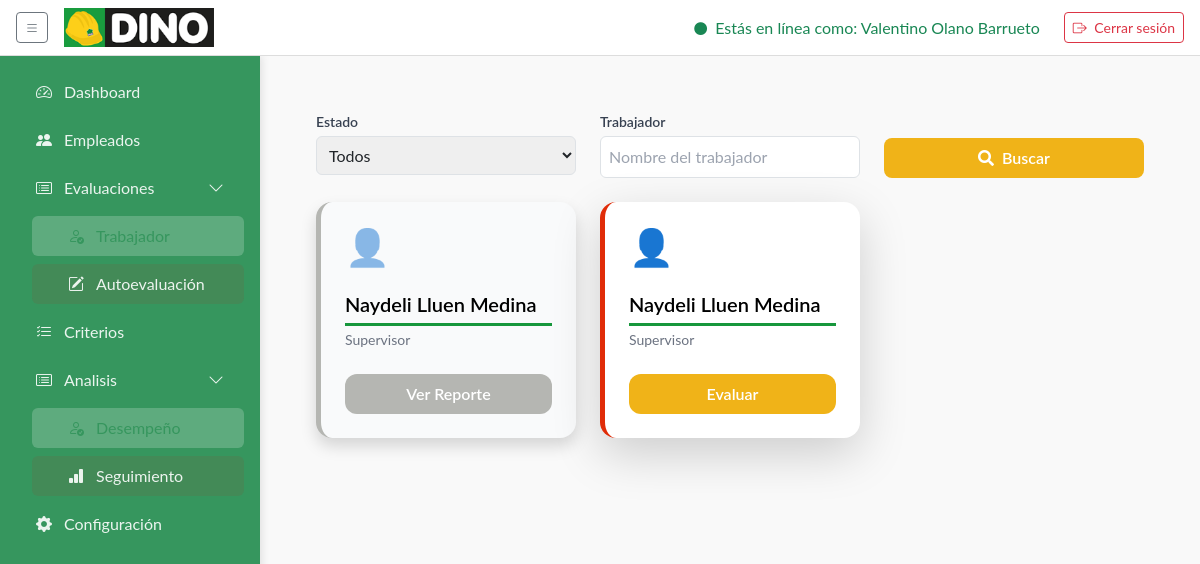
/evaluaciones/ (signed in), run on the app's committed database.
### core/models.py (models this page shows, shortened)
class Usuario(AbstractUser):
    """
    Modelo personalizado para el usuario, heredando de AbstractUser.
    Este modelo ahora solo contiene los campos estándar del usuario.
    """

class EvaluacionTrabajador(models.Model):
    ESTADOS = [
        ('PENDIENTE', 'Pendiente'),
        ('EN_PROGRESO', 'En progreso'),
        ('COMPLETADA', 'Completada'),
    ]
    evaluador = models.ForeignKey(settings.AUTH_USER_MODEL, on_delete=models.CASCADE, related_name='evaluaciones_realizadas')
    evaluado = models.ForeignKey(settings.AUTH_USER_MODEL, on_delete=models.CASCADE, related_name='evaluaciones_recibidas')
    fecha_creacion = models.DateTimeField(default=timezone.now)
    fecha_activacion = models.DateTimeField(default=timezone.now)
    estado = models.CharField(max_length=20, choices=ESTADOS, default='PENDIENTE')
    observaciones = models.TextField(blank=True, null=True)

class Trabajador(models.Model):
    user = models.OneToOneField(settings.AUTH_USER_MODEL, on_delete=models.CASCADE, related_name='trabajador', null=True, blank=True)
    puesto = models.ForeignKey(Puesto, on_delete=models.SET_NULL, null=True, blank=True)
    telefono = models.CharField(max_length=20, blank=True)
    direccion = models.CharField(max_length=200, blank=True)

class Puesto(models.Model):
    nombre = models.CharField(max_length=50, unique=True)
    descripcion = models.TextField(blank=True, null=True)

### core/views.py (the view, shortened to what this page needs)
@login_required
def lista_evaluaciones(request):
    user = request.user
    try:
        perfil = user.trabajador
    except (Trabajador.DoesNotExist, AttributeError):
        return render(request, 'sin_permiso.html', status=403)
    puesto = perfil.puesto
    puesto_nombre = puesto.nombre.lower() if puesto else ''
    periodo = PeriodoEvaluacion.objects.filter(puesto=puesto, estado="Activo").first()
    periodo_activo = periodo is not None
    if not periodo_activo:
        return render(request, 'sin_periodo_activo.html')  # Asegúrate de crear esta plantilla
    if puesto_nombre == 'supervisor':
        candidatos = ['vendedor', 'cajero', 'almacen']
        empleados = Trabajador.objects.filter(
            puesto__nombre__in=candidatos
        ).exclude(user=user)
    elif puesto_nombre == 'gerente':
        empleados = Trabajador.objects.filter(
            puesto__nombre__iexact='supervisor'  # Comparación insensible a mayúsculas/minúsculas
        ).exclude(user=user)  # Excluir al propio gerente
    else:
        empleados = Trabajador.objects.none()
    for emp in empleados:
        evaluacion_existente = EvaluacionTrabajador.objects.filter(
            evaluador=user,
            evaluado=emp.user,
            fecha_activacion=periodo.fecha_inicio).first()
    estado = request.GET.get('estado', '')
    trabajador = request.GET.get('trabajador', '')
    evaluaciones = EvaluacionTrabajador.objects.filter(evaluador=user)
    if estado:
        evaluaciones = evaluaciones.filter(estado=estado)
    if trabajador:
        evaluaciones = evaluaciones.filter(
            evaluado__username__icontains=trabajador)
    return render(request, 'lista_evaluaciones.html', {
        'evaluaciones': evaluaciones,
        'periodo': periodo,
        'periodo_activo': periodo_activo,
        'estado': estado,
        'trabajador': trabajador,
    })

### templates/lista_evaluaciones.html (shortened to what this page needs)
{% extends "base/base.html" %}
{% load static %}
{% block extra_css %}
  <script src="https://cdn.tailwindcss.com"></script>
  <link href="https://cdnjs.cloudflare.com/ajax/libs/font-awesome/5.15.3/css/all.min.css" rel="stylesheet">
{% endblock %}
{% block content %}
<div class="max-w-7xl mx-auto px-6 py-6">
  <form method="get" class="mb-4">
    <div class="grid grid-cols-1 md:grid-cols-3 gap-4">
      <div>
        <label for="estado" class="block text-sm font-semibold text-gray-700 mb-1">Estado</label>
        <select name="estado" id="estado" class="w-full border border-gray-300 rounded-md p-2 focus:ring-2 focus:ring-[#36965e]">
          <option value="">Todos</option>
        </select>
      </div>
      <div>
        <label for="trabajador" class="block text-sm font-semibold text-gray-700 mb-1">Trabajador</label>
        <input type="text" name="trabajador" id="trabajador" value="{{ trabajador }}" class="w-full border border-gray-300 rounded-md p-2 focus:ring-2 focus:ring-[#36965e]" placeholder="Nombre del trabajador">
      </div>
      <div class="flex items-end">
        <button type="submit" class="w-full bg-[#F0B318] text-white font-semibold py-2 rounded-lg hover:bg-[#2d7e4d] transition flex items-center justify-center">
          <i class="fas fa-search mr-2"></i> Buscar
        </button>
      </div>
    </div>
  </form>
  <div class="grid gap-6 grid-cols-1 sm:grid-cols-2 lg:grid-cols-3" >
    {% for ev in evaluaciones %}
      {% with perfil=ev.evaluado.trabajador %}
        {% if ev.estado == 'PENDIENTE' %}
          <a href="{% url 'editar_evaluacion_trabajador' ev.id %}"
             class="block bg-white rounded-2xl shadow-lg p-6 flex flex-col transition hover:shadow-xl hover:-translate-y-1 duration-200 "
             style="border-left: 5px solid #E02C08;" >
            <div class="text-4xl mb-4">
              {% with nombre_puest=perfil.puesto.nombre|lower %}
                {% if nombre_puest == "vendedor" %}🛍️
                {% elif nombre_puest == "cajero" %}💰
                {% elif nombre_puest == "almacén" or nombre_puest == "almacen" %}📦
                {% else %}👤
                {% endif %}
              {% endwith %}
            </div>
            <h2 class="text-xl font-semibold text-gray-800 mb-1">{{ ev.evaluado.get_full_name }}</h2>
            <p class="text-sm text-gray-500 mb-6">{{ perfil.puesto.nombre|capfirst }}</p>
            <button class="mt-auto bg-[#F0B318] hover:bg-[#2d7e4d] text-white py-2 rounded-xl font-semibold transition">
              Evaluar
            </button>
          </a>
        {% else %}
          <a href="{% url 'reporte_evaluacion' ev.id %}"
             class="block bg-gray-50  rounded-2xl shadow p-6 flex flex-col hover:shadow-md transition"
             style="border-left: 5px solid #B5B6B2"  >
            <div class="text-4xl mb-4 opacity-50">
              {% with nombre_puest=perfil.puesto.nombre|lower %}
                {% if nombre_puest == "vendedor" %}🛍️
                {% elif nombre_puest == "cajero" %}💰
                {% elif nombre_puest == "almacén" or nombre_puest == "almacen" %}📦
                {% else %}👤
                {% endif %}
              {% endwith %}
            </div>
            <h2 class="text-xl font-semibold text-gray-700 mb-1">{{ ev.evaluado.get_full_name }}</h2>
            <p class="text-sm text-gray-500 mb-6">{{ perfil.puesto.nombre|capfirst }}</p>
            <button class="mt-auto bg-[#B5B6B2] text-white py-2 rounded-xl font-semibold cursor-pointer">
              Ver Reporte
            </button>
          </a>
        {% endif %}
      {% endwith %}
    {% empty %}
      <p class="col-span-3 text-center text-gray-600 mt-6">
        No hay empleados para evaluar en este periodo.
      </p>
    {% endfor %}
  </div>
</div>
{% endblock %}

### templates/base/base.html (shortened to what this page needs)
{% load static %}
<!DOCTYPE html>
<html lang="es">
<head>
    <link href="https://cdn.jsdelivr.net/npm/bootstrap@5.3.0/dist/css/bootstrap.min.css" rel="stylesheet" />
    <link href="https://cdn.jsdelivr.net/npm/bootstrap-icons@1.10.5/font/bootstrap-icons.css" rel="stylesheet" />
    {% block extra_css %}{% endblock %}
</head>
<body>
    <nav class="navbar d-flex justify-content-between align-items-center">
        <div class="d-flex align-items-center">
            <button id="sidebarToggle" class="btn btn-outline-secondary btn-sm me-3">
                <i class="bi bi-list"></i>
            </button>
            <a class="navbar-brand">
                <img src="{% static 'img/logo_dino.png' %}" alt="Logo Dino">
            </a>
        </div>
        <div class="d-flex align-items-center">
            <span class="text-success me-4">
                <i class="bi bi-circle-fill me-1" style="font-size:.8rem;"></i> Estás en línea como:
                {{ request.user.get_full_name|default:request.user.username }}
            </span>
            <form id="logoutForm" method="post" action="{% url 'index' %}">
                <button type="submit" class="btn btn-outline-danger btn-sm">
                    <i class="bi bi-box-arrow-right me-1"></i> Cerrar sesión
                </button>
            </form>
        </div>
    </nav>
    {% with request.resolver_match.url_name as view_name %}
    <div class="d-flex main">
        <aside class="sidebar" id="sidebar">
            <ul class="nav flex-column">
                {% if request.user.trabajador.puesto.nombre == 'gerente' %}
                <li class="nav-item">
                    <a href="{% url 'admin_dashboard' %}"
                        class="nav-link {% if view_name == 'admin_dashboard' %}active{% endif %}">
                        <i class="bi bi-speedometer2"></i><span>Dashboard</span>
                    </a>
                </li>
                <li class="nav-item">
                    <a href="{% url 'gestion_empleados' %}"
                        class="nav-link {% if view_name == 'gestion_empleados' %}active{% endif %}">
                        <i class="bi bi-people-fill"></i><span>Empleados</span>
                    </a>
                </li>
                <li
                    class="nav-item has-submenu {% if view_name == 'lista_evaluaciones' or view_name == 'realizar_autoevaluacion' %}submenu-open{% endif %}">
                    <a href="#" class="nav-link submenu-toggle">
                        <i class="bi bi-card-list"></i><span>Evaluaciones</span>
                        <i class="bi bi-chevron-down ms-auto"></i>
                    </a>
                    <ul class="nav flex-column submenu">
                        <li class="nav-item">
                            <a href="{% url 'lista_evaluaciones' %}"
                                class="nav-link {% if view_name == 'lista_evaluaciones' %}active{% endif %}">
                                <i class="bi bi-person-check"></i><span>Trabajador</span>
                            </a>
                        </li>
                        <li class="nav-item">
                            <a href="{% url 'lista_autoevaluaciones' %}"
                                class="nav-link {% if view_name == 'lista_autoevaluaciones' %}active{% endif %}">
                                <i class="bi bi-pencil-square"></i><span>Autoevaluación</span>
                            </a>
                        </li>
                    </ul>
                </li>
                <li class="nav-item">
                    <a href="{% url 'lista_criterios' %}"
                        class="nav-link {% if view_name == 'lista_criterios' %}active{% endif %}">
                        <i class="bi bi-list-check"></i><span>Criterios</span>
                    </a>
                </li>
                <li
                    class="nav-item has-submenu {% if view_name == 'lista_evaluaciones' or view_name == 'realizar_autoevaluacion' %}submenu-open{% endif %}">
                    <a href="#" class="nav-link submenu-toggle">
                        <i class="bi bi-card-list"></i><span>Analisis</span>
                        <i class="bi bi-chevron-down ms-auto"></i>
                    </a>
                    <ul class="nav flex-column submenu">
                        <li class="nav-item">
                            <a href="{% url 'resultado_total' trabajador_id=request.user.trabajador.id %}"
                                class="nav-link {% if view_name == 'lista_evaluaciones' %}active{% endif %}">
                                <i class="bi bi-person-check"></i><span>Desempeño</span>
                            </a>
                        </li>
                        <li class="nav-item">
                            <a href="{% url 'historial_evaluaciones' %}"
                                class="nav-link {% if view_name == 'historial_evaluaciones' %}active{% endif %}">
                                <i class="bi bi-bar-chart-fill"></i><span>Seguimiento</span>
                            </a>
                        </li>
                    </ul>
                </li>
                <li class="nav-item">
                    <a href="{% url 'lista_periodos' %}"
                        class="nav-link {% if view_name == 'configuracion' %}active{% endif %}">
                        <i class="bi bi-gear-fill"></i><span>Configuración</span>
                    </a>
                </li>
                {% endif %}
            </ul>
        </aside>
        <main class="content">
            {% block content %}{% endblock %}
        </main>
    </div>
    {% endwith %}
</body>
</html>

### templates/base/base.html (style rules this page uses)
:root { --sidebar-width: 260px; --sidebar-collapsed: 80px; --primary: #36965e; --bg: #f9f9f9; --tre: #17973C; --secundary: #000000; --shadow: rgba(0, 0, 0, 0.1); }
html, body { margin: 0; padding: 0; height: 100%; background: var(--bg); font-family: 'Lato', sans-serif; }
.d-flex.main { height: calc(100vh - 56px); }
aside.sidebar { position: fixed; top: 56px; left: 0; bottom: 0; width: var(--sidebar-width); background: black; color: #fff; padding: 1rem; box-shadow: 2px 0 8px var(--shadow); transition: width .3s; z-index: 1050; }
aside.sidebar .nav-link { color: rgba(255, 255, 255, 0.9); margin-bottom: .5rem; border-radius: 6px; display: flex; align-items: center; gap: .5rem; white-space: nowrap; overflow: hidden; }
aside.sidebar .nav-link i { min-width: 24px; text-align: center; }
aside.sidebar .nav-link span { transition: opacity .3s; }
main.content { margin-top: 56px; margin-left: var(--sidebar-width); padding: 2rem; transition: margin-left .3s; position: relative; overflow: auto; }
main.content h2 { color: var(--primary); border-bottom: 3px solid var(--primary); padding-bottom: .3rem; margin-bottom: 1.5rem; }
nav.navbar { background: #fff; border-bottom: 1px solid #ddd; height: 56px; z-index: 1100; padding: 0 1rem; position: fixed; top: 0; left: 0; right: 0; }
nav.navbar .navbar-brand { flex: none; display: flex; align-items: center; }
nav.navbar .navbar-brand img { width: 150px; height: auto; flex-shrink: 0; }
aside.sidebar { width: var(--sidebar-width); background: var(--primary); color: #fff; display: flex; flex-direction: column; padding: 1rem; box-shadow: 2px 0 8px var(--shadow); transition: width .3s; }
main.content { flex: 1; overflow: auto; padding: 2rem; }
main.content h2 { color: var(--secundary); border-bottom: 3px solid var(--tre); padding-bottom: .3rem; margin-bottom: 1.5rem; }
.has-submenu>.submenu { display: none; padding-left: 1rem; }
.has-submenu.submenu-open>.submenu { display: block; }
.submenu .nav-link { padding-left: 2rem; background: rgba(173, 37, 37, 0.1); }
.submenu .nav-link:hover, .submenu .nav-link.active { background: #ffffff; color: var(--primary); }
.has-submenu { position: relative; }
.submenu .nav-link.active { background: rgba(255, 255, 255, 0.2); color: var(--primary); }

### data on the page
Usuario: user.get_full_name "Valentino Olano Barrueto"
EvaluacionTrabajador: evaluado.get_full_name "Naydeli Lluen Medina", evaluado.trabajador.puesto.nombre "Supervisor"
EvaluacionTrabajador: evaluado.get_full_name "Naydeli Lluen Medina", evaluado.trabajador.puesto.nombre "Supervisor"
